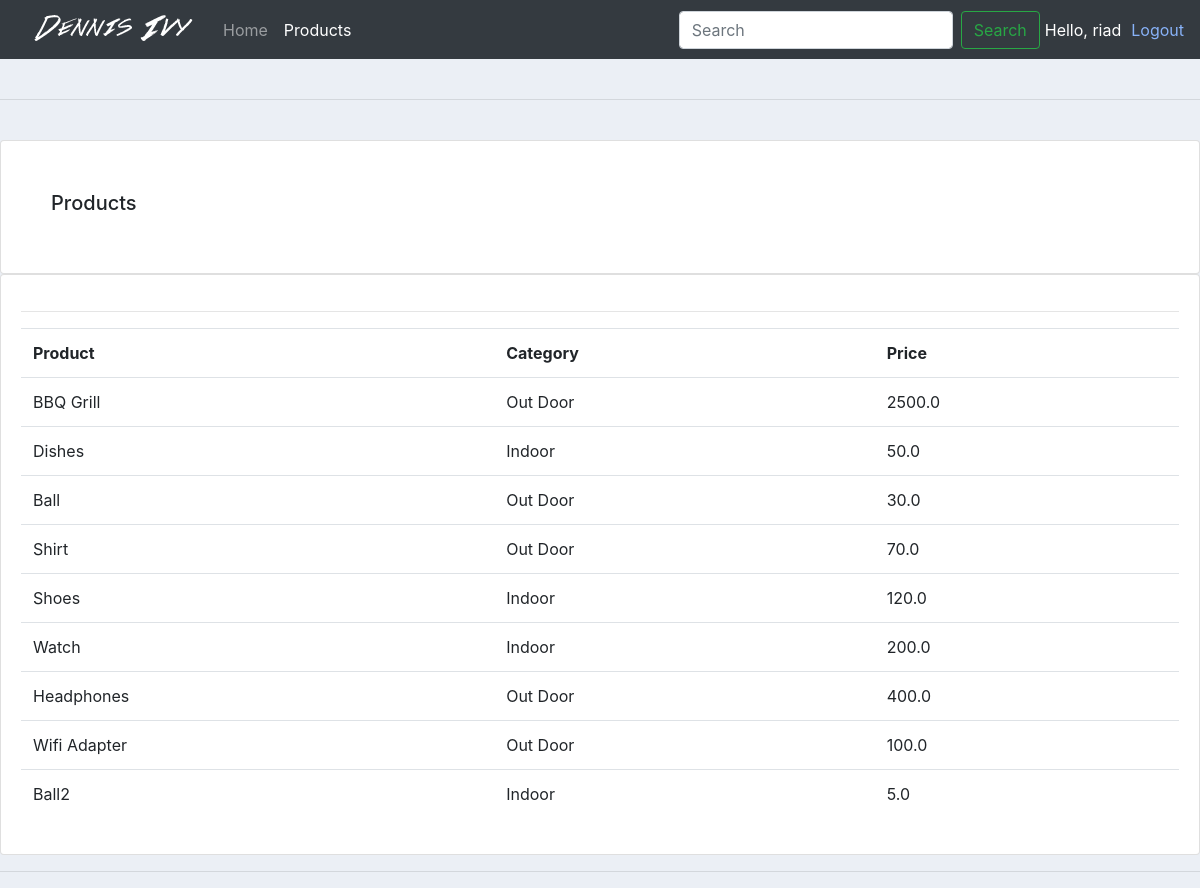
/product/ (signed in), run on the app's committed database.
### accounts/models.py (models this page shows, shortened)
class Product(models.Model):
    CATEGORY = (
        ('Indoor','Indoor'),#Burdaki birincvi deyerler key deyerleridir ikinci deyerler ise Value deyerleridiri
        ('Out Door','Out Door')
    )#amma bu cur kategoriya yaradanda admin panelde elave etmek olmur yeni yeni bir kategoriya amma foreign key vasitesile yaradanda olur bu
    name = models.CharField(max_length=200,null=True)
    price = models.FloatField(default=0,null=True)
    category = models.CharField(max_length=200,null=True,choices=CATEGORY)#Burda scroollbar kimi acilir ve secim  edirsen Indoor ve YA Outdoor seklinde
    description = models.TextField(max_length=500,null=True,blank=True)#blank = true o demekdirki yeni bos kecirilie biler bu alan
    image = models.ImageField(blank=False,null=True,verbose_name='Add Picture')
    date_created = models.DateTimeField(auto_now_add=True)
    tag = models.ManyToManyField(Tag)

### accounts/decorators.py (the view)
        def wrapper(request,*args,**kwargs):#burda ise funksiyanin aldigi parametrler yazilir
            group = None
            if request.user.groups.exists():#yeni hal hazirdaki istifadeci qrupda varsa
                group = request.user.groups.all()[0].name
            if group in allowed_roles:#eger group allowed_userda varsa,decotaror gonderilen seyfeler islecej burda esasen admini qeyd edeciyikki yeni admin getsin ancag bu seyfelere
                return view_func(request,*args,**kwargs)
            else:
                return HttpResponse('You are not authorized to view this page')

### accounts/views.py (called while the page is built)
@login_required(login_url='login')#*login required decoratoru vasitesile her hansi bir seyfeye gedenden giris etmemisense seni login seyfesine gonderirki get giris ele yeni login ele sonra yeniden gel
@allowed_user(allowed_roles = ['admin'])
def product(request):#render => yenilenmekdir
    products = Product.objects.all()
    context = {
        'products': products,
    }
    return render(request,'accounts/products.html',context)

### templates/accounts/products.html (shortened to what this page needs)
{% extends "accounts/main.html" %}
{% load static %}
{% block content %}
<!DOCTYPE html>
<html lang="en">
<head>
</head>
<body>
    <br>
    <div class="row">
        <div class="col-md">
            <div class="card card-body">
                <h5 style="padding: 30px;">Products</h5>
            </div>
            <div class="card card-body">
                <table class="table" >
                    <hr>
                    <tr id="product">
                        <th>Product</th>
                        <th>Category</th>
                        <th>Price</th>
                    </tr>
                    {% for product in products %}
                        <tr>
                            <td>{{product.name}}</td>
                            <td>{{product.category}}</td>
                            <td>{{product.price}}</td>
                        </tr>
                    {% endfor %}
                </table>
            </div>
        </div>
    </div>
</body>
</html>
{% endblock content %}

### templates/accounts/navbar.html (shortened to what this page needs)
{% load static %}
<nav class="navbar navbar-expand-lg navbar-dark bg-dark">
    <img src="{% static 'images/logo.png' %}" alt="">
    <div class="collapse navbar-collapse" id="navbarSupportedContent">
        <ul class="navbar-nav mr-auto">
            {% if request.user.is_staff %}
                <li class="nav-item {% if '/' == request.path %} active {% endif %}">
                    <a class="nav-link" href="{% url 'home' %}">Home <span class="sr-only">Dashboard</span></a>
                </li>
                <li class="nav-item {% if 'product' in request.path %} active {% endif %}">
                    <a class="nav-link" href="{% url 'product' %}">Products</a>
                </li>
            {% else %}
                <li class="nav-item">
                    <a class="nav-link" href="{% url 'account' %}">Settings</a>
                </li>
            {% endif %}
        </ul>
        <form class="form-inline my-2 my-lg-0" action="{% url 'search' %}" method="GET">
            <input class="form-control mr-sm-2" type="search" name="q" placeholder="Search" aria-label="Search" autocomplete="on">
            <button class="btn btn-outline-success my-2 my-sm-0" type="submit">Search</button>
        </form>
    </div>
    {% if request.user.is_authenticated %}
        <span style="padding-left: 5px;" class="hello-msg">Hello, {{request.user.username}}</span>
        <span style="padding-left:10px" class="hello-msg"><a class="mk" href="{% url 'logout' %}">Logout</a></span>
    {% else %}
        <span style="padding-left: 5px;" class='hello-msg'><a class="mk" href="{% url 'login' %}">Login</a></span>
        <span  style="padding-left:10px" class="hello-msg"><a class="mk" href="{% url 'logout' %}">Register</a></span>
    {% endif %}
</nav>

### static/css/main.css (style rules this page uses)
body { background-color: #ebeff5; }

### templates/accounts/navbar.html (style rules this page uses)
.mk { font-size:bold; text-decoration: none; color: #88b2f8; transition:color 0.3s }
.hello-msg { color: #fff; }

### templates/accounts/products.html (style rules this page uses)
#product { padding-bottom: 5px; }

### data on the page
Product: name "BBQ Grill", category "Out Door", price "2500.0"
Product: name "Dishes", category "Indoor", price "50.0"
Product: name "Ball", category "Out Door", price "30.0"
Product: name "Shirt", category "Out Door", price "70.0"
Product: name "Shoes", category "Indoor", price "120.0"
Product: name "Watch", category "Indoor", price "200.0"
Product: name "Headphones", category "Out Door", price "400.0"
Product: name "Wifi Adapter", category "Out Door", price "100.0"
Product: name "Ball2", category "Indoor", price "5.0"

### other printed values
{{ request.user.username }} "riad"
